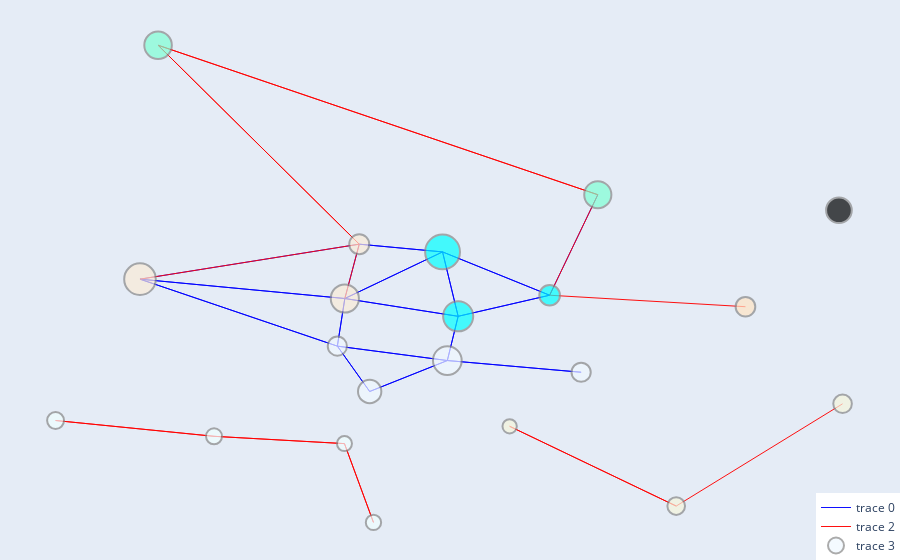

Source (notebook cell):
### Code cell
plot_communities(G3, positions, nx.community.louvain_communities(G3), edge_colors, edge_widths, var_of_interest)
